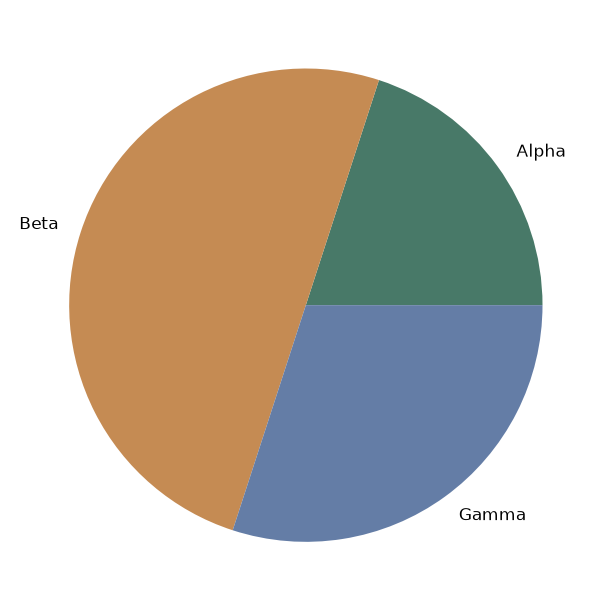

Python code for this plot:
# Tuyan deterministic figure renderer v1; values are immutable source data.
import json
import math
import numpy as np
import matplotlib
matplotlib.use('Agg')
import matplotlib.pyplot as plt
from matplotlib.patches import Circle
from matplotlib.colors import ListedColormap, BoundaryNorm
d = json.loads("{\"type\":\"pie\",\"rows\":[{\"label\":\"Alpha\",\"value\":2},{\"label\":\"Beta\",\"value\":5},{\"label\":\"Gamma\",\"value\":3}],\"units\":{\"value\":\"dimensionless\",\"x\":\"dimensionless\",\"y\":\"dimensionless\",\"size\":\"dimensionless\",\"low\":\"dimensionless\",\"high\":\"dimensionless\",\"start\":\"dimensionless\",\"end\":\"dimensionless\",\"effect\":\"dimensionless\",\"p\":\"dimensionless\",\"mean\":\"dimensionless\",\"fpr\":\"dimensionless\",\"tpr\":\"dimensionless\",\"recall\":\"dimensionless\",\"precision\":\"dimensionless\",\"predicted\":\"dimensionless\",\"observed\":\"dimensionless\",\"count\":\"dimensionless\",\"a\":\"dimensionless\",\"b\":\"dimensionless\",\"se\":\"dimensionless\",\"u\":\"dimensionless\",\"v\":\"dimensionless\",\"time\":\"dimensionless\",\"event\":\"dimensionless\"},\"options\":{\"bandwidth\":0.5,\"bins\":5,\"nullValue\":0,\"initialValue\":0,\"levels\":[0.5,1,1.5]},\"analysis\":{\"method\":\"pca\",\"description\":\"Synthetic precomputed QA values; not a statistical analysis of research data.\",\"pKind\":\"p\"},\"variants\":[],\"pixels\":1024,\"plotStyle\":{\"width\":9,\"height\":6,\"fontSize\":12}}")
r, kind, opt = d['rows'], d['type'], d['options']
plt.rcParams.update({'font.size':d['plotStyle']['fontSize']})
fig, ax = plt.subplots(figsize=(d['plotStyle']['width'], d['plotStyle']['height']), layout='constrained')
fig.set_facecolor('white')
fig._tuyan_target_pixels = d['pixels']
colors = ['#487968','#c58b53','#647da6','#a77592','#a5a659']
labels = [str(row.get('label',i+1)) for i,row in enumerate(r)]
unit = d['units']
def col(name):
    return np.array([row[name] for row in r], dtype=float)
def grouped():
    names = list(dict.fromkeys([str(row.get('group','Data')) for row in r]))
    return names, [np.array([row['value'] for row in r if str(row.get('group','Data')) == name], dtype=float) for name in names]
def density(values):
    # User-specified positive bandwidth; no concealed automatic inference.
    bw=float(opt['bandwidth'])
    grid=np.linspace(float(min(values))-3*bw,float(max(values))+3*bw,256)
    z=(grid[:,None]-values[None,:])/bw
    return grid,np.exp(-0.5*z*z).mean(axis=1)/(bw*math.sqrt(2*math.pi))
if kind in ['bar','dotplot','lollipop','forest']:
    y=np.arange(len(r)); values=col('value')
    if kind=='bar':
        bars=ax.barh(y,values,color=colors[0]); assert np.allclose([b.get_width() for b in bars],values)
    elif kind=='lollipop':
        ax.hlines(y,0,values,color=colors[0]); ax.scatter(values,y,color=colors[0])
    elif kind=='forest':
        ax.errorbar(values,y,xerr=np.vstack([values-col('low'),col('high')-values]),fmt='o',color=colors[0],capsize=3)
        ax.axvline(float(opt['nullValue']),color='#969e96',linestyle='--')
    else: ax.scatter(values,y,color=colors[0])
    ax.set_yticks(y,labels);ax.invert_yaxis();ax.set_xlabel(unit['value'])
elif kind in ['dumbbell','gantt']:
    y=np.arange(len(r));start,end=col('start'),col('end')
    if kind=='gantt': ax.barh(y,end-start,left=start,color=colors[0])
    else:
        ax.hlines(y,start,end,color='#9da99e');ax.scatter(start,y,label=opt.get('startLabel','Start'),color=colors[0]);ax.scatter(end,y,label=opt.get('endLabel','End'),color=colors[1]);ax.legend()
    ax.set_yticks(y,labels);ax.invert_yaxis();ax.set_xlabel(unit['start'])
elif kind=='waterfall':
    values=col('value');start=float(opt['initialValue'])+np.r_[0,np.cumsum(values)[:-1]]
    ax.bar(np.arange(len(r)),values,bottom=start,color=[colors[0] if v>=0 else colors[1] for v in values]);ax.set_xticks(np.arange(len(r)),labels,rotation=30);ax.set_ylabel(unit['value']);ax.axhline(0,color='#adb3a9')
elif kind=='histogram':
    values=col('value');counts,edges=np.histogram(values,bins=opt['bins'])
    assert int(counts.sum())==len(values)
    artists=ax.bar(edges[:-1],counts,width=np.diff(edges),align='edge',color=colors[0],edgecolor='white')
    assert np.allclose([p.get_height() for p in artists],counts)
    ax.set_xlabel(unit['value']);ax.set_ylabel('Count')
elif kind=='stripplot':
    names,groups=grouped()
    for i,values in enumerate(groups):ax.scatter(np.full(len(values),i),values,color=colors[i%len(colors)],s=22,alpha=.7)
    ax.set_xticks(np.arange(len(names)),names);ax.set_ylabel(unit['value'])
elif kind in ['boxplot','violin','raincloud','density','ridgeline']:
    names,groups=grouped()
    if kind=='boxplot': ax.boxplot(groups,whis=1.5,showfliers=True);ax.set_xticks(np.arange(len(names))+1,names);ax.set_ylabel(unit['value'])
    elif kind=='violin':
        # bw_method is explicit to avoid a hidden bandwidth choice.
        ax.violinplot(groups,showmeans=False,showmedians=True,bw_method=float(opt['bandwidth']));ax.set_xticks(np.arange(len(names))+1,names);ax.set_ylabel(unit['value'])
    else:
        for i,values in enumerate(groups):
            grid,pdf=density(values); color=colors[i%len(colors)]
            if kind=='density': ax.plot(grid,pdf,color=color,label=names[i])
            else:
                base=float(i);scale=0.65/max(pdf) if max(pdf)>0 else 1
                ax.fill_between(grid,base,base+pdf*scale,color=color,alpha=0.45)
                if kind=='raincloud':
                    ax.scatter(values,np.full(len(values),base-0.15),color=color,s=15)
                    ax.boxplot([values],positions=[base-0.35],vert=False,widths=.15,whis=1.5,manage_ticks=False)
        ax.set_xlabel(unit['value'])
        if kind=='density':ax.set_ylabel('Density');ax.legend()
        else:ax.set_yticks(np.arange(len(names)),names)
elif kind=='ecdf':
    values=np.sort(col('value')); p=np.arange(1,len(values)+1)/len(values)
    line=ax.step(values,p,where='post',color=colors[0])[0];assert np.allclose(line.get_ydata(),p)
    ax.set_xlabel(unit['value']);ax.set_ylabel('Cumulative proportion');ax.set_ylim(0,1)
elif kind in ['line','area','scatter','bubble','ordination','ma_plot','volcano','roc','pr_curve','calibration','bland_altman','funnel_meta']:
    xname,yname='x','y'
    if kind=='ma_plot':xname,yname='mean','effect'
    if kind=='roc':xname,yname='fpr','tpr'
    if kind=='pr_curve':xname,yname='recall','precision'
    if kind=='calibration':xname,yname='predicted','observed'
    if kind=='funnel_meta':xname,yname='effect','se'
    if kind=='volcano':x=col('effect');y=-np.log10(col('p'));xlabel='Effect ('+unit['effect']+')';ylabel='-log10('+d['analysis']['pKind']+')'
    elif kind=='bland_altman':
        a,b=col('a'),col('b');x=(a+b)/2;y=a-b;bias=np.mean(y);sd=np.std(y,ddof=1)
        for line,label in [(bias,'Mean difference'),(bias-1.96*sd,'Lower agreement limit'),(bias+1.96*sd,'Upper agreement limit')]:ax.axhline(line,color='#9a9f96',linestyle='--',label=label)
        ax.legend(fontsize=8);xlabel='Mean ('+unit['a']+')';ylabel='A - B ('+unit['a']+')'
    else:x,y=col(xname),col(yname);xlabel=xname+' ('+unit[xname]+')';ylabel=yname+' ('+unit[yname]+')'
    if kind in ['line','area','roc','pr_curve','calibration']:
        order=np.lexsort((y,x)) if kind=='roc' else np.argsort(x,kind='stable');x,y=x[order],y[order]
        artist=ax.plot(x,y,color=colors[0],marker='o',markersize=3)[0];assert np.allclose(artist.get_ydata(),y)
        if kind=='area':ax.fill_between(x,0,y,color=colors[0],alpha=.25)
    else:
        artist=ax.scatter(x,y,s=col('size')*float(opt.get('areaScale',20)) if kind=='bubble' else 26,color=colors[0]);assert np.allclose(artist.get_offsets(),np.column_stack([x,y]))
    ax.set_xlabel(xlabel);ax.set_ylabel(ylabel)
    if kind=='bubble':
        handles,legend_labels=artist.legend_elements(prop='sizes',num=3,func=lambda size:size/float(opt.get('areaScale',20)))
        ax.legend(handles,legend_labels,title='Area ('+unit['size']+')',fontsize=8)
    if kind in ['roc','calibration']:ax.plot([0,1],[0,1],linestyle='--',color='#adb3a9');ax.set_xlim(0,1);ax.set_ylim(0,1)
    if kind=='pr_curve':ax.set_xlim(0,1);ax.set_ylim(0,1)
    if kind=='funnel_meta':ax.invert_yaxis()
    if kind=='ordination':ax.text(.01,1.02,d['analysis']['method'].upper(),transform=ax.transAxes,fontsize=10)
elif kind in ['heatmap','adjacency_matrix','correlation_matrix','confusion_matrix','bubble_matrix','binary_matrix']:
    names_y=list(dict.fromkeys([str(row['row']) for row in r]));names_x=list(dict.fromkeys([str(row['column']) for row in r]))
    matrix=np.full((len(names_y),len(names_x)),np.nan)
    for row in r:matrix[names_y.index(str(row['row'])),names_x.index(str(row['column']))]=row['value']
    if kind=='bubble_matrix':
        for row in r:ax.scatter(names_x.index(str(row['column'])),names_y.index(str(row['row'])),s=row['value']*float(opt.get('areaScale',25)),color=colors[0])
        ax.invert_yaxis()
    elif kind=='binary_matrix':
        cmap=ListedColormap(['#f1f3ed','#487968']);cmap.set_bad('#b7b9b2')
        img=ax.pcolormesh(np.arange(len(names_x)+1)-.5,np.arange(len(names_y)+1)-.5,matrix,cmap=cmap,norm=BoundaryNorm([-.5,.5,1.5],2),shading='flat');ax.invert_yaxis();fig.colorbar(img,ax=ax,ticks=[0,1],label='0 absent / 1 present; grey missing')
        assert np.allclose(img.get_array(),matrix,equal_nan=True)
    else:
        img=ax.pcolormesh(np.arange(len(names_x)+1)-.5,np.arange(len(names_y)+1)-.5,matrix,cmap='RdBu_r' if kind=='correlation_matrix' else 'viridis',vmin=-1 if kind=='correlation_matrix' else None,vmax=1 if kind=='correlation_matrix' else None,shading='flat');ax.invert_yaxis();fig.colorbar(img,ax=ax,label=unit['value'])
        assert np.allclose(img.get_array(),matrix,equal_nan=True)
    ax.set_xticks(np.arange(len(names_x)),names_x,rotation=40,ha='right');ax.set_yticks(np.arange(len(names_y)),names_y)
    if kind=='confusion_matrix':ax.set_xlabel('Predicted class');ax.set_ylabel('True class')
elif kind=='pie':
    values=col('value');wedges,_=ax.pie(values,labels=labels,colors=colors,normalize=True)
    assert np.allclose([(w.theta2-w.theta1)/360 for w in wedges],values/sum(values),atol=1e-6)
elif kind=='rose':
    fig.delaxes(ax);ax=fig.add_subplot(111,projection='polar');values=col('value');theta=np.arange(len(r))*2*np.pi/len(r)
    ax.bar(theta,np.sqrt(values),width=2*np.pi/len(r),color=colors[0],edgecolor='white');ax.set_xticks(theta,labels);ax.set_ylabel('Radius = sqrt(value)')
elif kind in ['gene_track','protein_domain']:
    start,end=col('start'),col('end');ax.barh(np.arange(len(r)),end-start,left=start,color=colors[0]);ax.set_yticks(np.arange(len(r)),labels);ax.set_xlabel(unit['start']);ax.invert_yaxis()
elif kind=='vector_field':
    artist=ax.quiver(col('x'),col('y'),col('u'),col('v'),angles='xy',scale_units='xy',scale=1,color=colors[0]);ax.set_xlabel(unit['x']);ax.set_ylabel(unit['y']);ax.set_aspect('equal')
elif kind=='contour':
    xs=np.unique(col('x'));ys=np.unique(col('y'));z=np.full((len(ys),len(xs)),np.nan)
    for row in r:z[list(ys).index(row['y']),list(xs).index(row['x'])]=row['value']
    cs=ax.contour(xs,ys,z,levels=opt['levels'])
    for label in ax.clabel(cs,inline=False,fontsize=8):label.set_bbox({'facecolor':'white','edgecolor':'none','pad':1})
    ax.set_xlabel(unit['x']);ax.set_ylabel(unit['y'])
elif kind=='kaplan_meier':
    names=list(dict.fromkeys([str(row.get('group','Data')) for row in r]))
    for i,name in enumerate(names):
        data=[row for row in r if str(row.get('group','Data'))==name];times=sorted(set(row['time'] for row in data));xs=[0.];ys=[1.];s=1.
        for t in times:
            risk=sum(row['time']>=t for row in data);events=sum(row['time']==t and row['event']==1 for row in data)
            s=s*(1-events/risk);xs.append(t);ys.append(s)
            cens=sum(row['time']==t and row['event']==0 for row in data)
            if cens:ax.plot(t,s,marker='+',color=colors[i%len(colors)])
        ax.step(xs,ys,where='post',label=name,color=colors[i%len(colors)])
    ax.set_ylim(0,1.03);ax.set_ylabel('Survival probability (no CI estimated)');ax.set_xlabel(unit['time']);ax.legend()
elif kind in ['venn','upset']:
    names=[row['set'] for row in r];sets=[set(row['members']) for row in r];members=set().union(*sets);counts={}
    for item in members:
        mask=tuple(item in s for s in sets);counts[mask]=counts.get(mask,0)+1
    if kind=='venn':
        for x,color,name in [(0.4,colors[0],names[0]),(.65,colors[1],names[1])]:ax.add_patch(Circle((x,.5),.23,facecolor=color,alpha=.25));ax.text(x,.78,name,ha='center')
        for x,key in [(.29,(True,False)),(.525,(True,True)),(.76,(False,True))]:ax.text(x,.5,str(counts.get(key,0)),ha='center')
        ax.set_xlim(0,1.05);ax.set_ylim(0,1);ax.set_aspect('equal');ax.axis('off');ax.text(.5,.1,'Areas are schematic; labels show exact counts',ha='center',fontsize=8)
    else:
        masks=sorted(counts,key=lambda m:(-counts[m],m));ax.bar(np.arange(len(masks)),[counts[m] for m in masks],color=colors[0]);ax.set_xticks(np.arange(len(masks)),[' & '.join(names[i] for i,v in enumerate(m) if v) for m in masks],rotation=35,ha='right');ax.set_ylabel('Exclusive intersection size')
        # Membership matrix below bars is necessary to distinguish UpSet from a bar chart.
        matrix_ax=ax.inset_axes([0,-.48,1,.27]);matrix_ax.set_xlim(-.5,len(masks)-.5)
        for j,m in enumerate(masks):
            ys=[i for i,v in enumerate(m) if v];matrix_ax.plot([j]*len(ys),ys,color=colors[0]);matrix_ax.scatter([j]*len(names),np.arange(len(names)),color=[colors[0] if v else '#dde1d8' for v in m])
        matrix_ax.set_yticks(np.arange(len(names)),names);matrix_ax.set_xticks([]);matrix_ax.invert_yaxis()

checks={}
computed={}
def audit(name,actual,expected,atol=1e-8):
    a=np.asarray(actual,dtype=float);e=np.asarray(expected,dtype=float)
    assert a.shape==e.shape and np.allclose(a,e,rtol=1e-7,atol=atol,equal_nan=True), 'Numeric artist mismatch: '+name
    mask=np.isfinite(a)&np.isfinite(e)
    error=float(np.max(np.abs(a[mask]-e[mask]))) if np.any(mask) else 0.
    checks[name]={'count':int(a.size),'absoluteError':error,'passed':True}
if kind=='bar':audit('bar_widths',[p.get_width() for p in ax.patches],col('value'))
elif kind in ['dotplot','lollipop']:audit('point_values',ax.collections[-1].get_offsets()[:,0],col('value'))
elif kind=='forest':
    audit('point_estimates',ax.lines[0].get_xdata(),col('value'))
    audit('intervals',np.array(ax.collections[0].get_segments())[:,:,0],np.column_stack([col('low'),col('high')]))
elif kind=='dumbbell':
    audit('start_points',ax.collections[1].get_offsets()[:,0],col('start'));audit('end_points',ax.collections[2].get_offsets()[:,0],col('end'))
elif kind=='gantt':
    audit('interval_start',[p.get_x() for p in ax.patches],col('start'));audit('interval_width',[p.get_width() for p in ax.patches],col('end')-col('start'))
elif kind=='waterfall':
    audit('increments',[p.get_height() for p in ax.patches],col('value'));audit('cumulative_baselines',[p.get_y() for p in ax.patches],float(opt['initialValue'])+np.r_[0,np.cumsum(col('value'))[:-1]])
    computed['cumulativeValues']=(float(opt['initialValue'])+np.cumsum(col('value'))).tolist()
elif kind=='histogram':
    audit('bin_heights',[p.get_height() for p in ax.patches],counts);audit('total_count',[sum(p.get_height() for p in ax.patches)],[len(r)]);computed['binEdges']=edges.tolist();computed['binCounts']=counts.tolist()
elif kind=='stripplot':
    for i,values in enumerate(groups):audit('observations_'+str(i),ax.collections[i].get_offsets()[:,1],values)
elif kind=='boxplot':
    for i,values in enumerate(groups):audit('median_'+str(i),ax.lines[i*7+5].get_ydata(),[np.median(values)]*2)
elif kind=='violin':
    medians=ax.collections[-1].get_segments();audit('medians',[x[0,1] for x in medians],[np.median(v) for v in groups])
elif kind in ['density','ridgeline','raincloud']:
    computed['bandwidth']=float(opt['bandwidth']);computed['groupSizes']=[len(v) for v in groups]
    for i,values in enumerate(groups):
        grid,pdf=density(values)
        if kind=='density':audit('density_'+str(i),ax.lines[i].get_ydata(),pdf)
        else:
            top=np.column_stack([grid,i+pdf*(.65/max(pdf))]);bottom=np.column_stack([grid,np.full(len(grid),i)])
            expected=np.vstack([top[0],bottom,top[-1],top[::-1],top[0]])
            audit('density_polygon_'+str(i),ax.collections[i*(2 if kind=='raincloud' else 1)].get_paths()[0].vertices,expected)
        if kind=='raincloud':audit('observations_'+str(i),ax.collections[i*2+1].get_offsets()[:,0],values)
elif kind=='ecdf':
    audit('ecdf_sorted_values',ax.lines[0].get_xdata(),np.sort(col('value')));audit('ecdf_probability',ax.lines[0].get_ydata(),np.arange(1,len(r)+1)/len(r))
elif kind in ['line','area','roc','pr_curve','calibration']:audit('plotted_xy',np.column_stack([artist.get_xdata(),artist.get_ydata()]),np.column_stack([x,y]))
elif kind in ['scatter','bubble','ordination','ma_plot','volcano','bland_altman','funnel_meta']:
    audit('point_coordinates',artist.get_offsets(),np.column_stack([x,y]))
    if kind=='bubble':audit('marker_area',artist.get_sizes(),col('size')*float(opt.get('areaScale',20)))
    if kind=='volcano':computed['negativeLog10P']=y.tolist()
    if kind=='bland_altman':
        audit('agreement_limits',[ln.get_ydata()[0] for ln in ax.lines[:3]],[bias,bias-1.96*sd,bias+1.96*sd]);computed.update({'meanDifference':float(bias),'sampleSdDifference':float(sd),'limits':[float(bias-1.96*sd),float(bias+1.96*sd)]})
elif kind in ['heatmap','adjacency_matrix','correlation_matrix','confusion_matrix','binary_matrix']:audit('matrix_cells',img.get_array(),matrix);computed['missingCells']=int(np.isnan(matrix).sum())
elif kind=='bubble_matrix':audit('marker_areas',[c.get_sizes()[0] for c in ax.collections],col('value')*float(opt.get('areaScale',25)))
elif kind=='pie':audit('angular_proportions',[(w.theta2-w.theta1)/360 for w in wedges],col('value')/sum(col('value')),1e-6)
elif kind=='rose':audit('area_proportions',[p.get_height()**2 for p in ax.patches],col('value'))
elif kind=='vector_field':audit('vectors',np.column_stack([artist.U,artist.V]),np.column_stack([col('u'),col('v')]))
elif kind=='contour':
    audit('contour_levels',cs.levels,opt['levels'])
    for level,path in zip(cs.levels,cs.get_paths()):
        points=path.vertices
        if len(points)==0:continue
        assert np.all(points[:,0]>=xs[0]) and np.all(points[:,0]<=xs[-1]) and np.all(points[:,1]>=ys[0]) and np.all(points[:,1]<=ys[-1]), 'Contour outside data grid'
        ix=np.clip(np.searchsorted(xs,points[:,0],side='right')-1,0,len(xs)-2);iy=np.clip(np.searchsorted(ys,points[:,1],side='right')-1,0,len(ys)-2)
        tx=(points[:,0]-xs[ix])/(xs[ix+1]-xs[ix]);ty=(points[:,1]-ys[iy])/(ys[iy+1]-ys[iy])
        interpolated=(1-tx)*(1-ty)*z[iy,ix]+tx*(1-ty)*z[iy,ix+1]+(1-tx)*ty*z[iy+1,ix]+tx*ty*z[iy+1,ix+1]
        audit('contour_vertices_'+str(float(level)),interpolated,np.full(len(points),level))
    computed['gridShape']=list(z.shape)
elif kind=='kaplan_meier':
    survival_lines=[ln for ln in ax.lines if ln.get_drawstyle()=='steps-post']
    for i,name in enumerate(names):
        data=[row for row in r if str(row.get('group','Data'))==name];prob=1.;expected=[1.]
        for t in sorted(set(row['time'] for row in data)):
            prob*=1-sum(row['time']==t and row['event']==1 for row in data)/sum(row['time']>=t for row in data);expected.append(prob)
        audit('survival_'+str(i),survival_lines[i].get_ydata(),expected)
        computed[name]={'survival':expected}
elif kind=='venn':audit('intersection_labels',[float(t.get_text()) for t in ax.texts[2:5]],[counts.get((True,False),0),counts.get((True,True),0),counts.get((False,True),0)])
elif kind=='upset':audit('exclusive_intersections',[p.get_height() for p in ax.patches],[counts[m] for m in masks]);audit('union_size',[sum(p.get_height() for p in ax.patches)],[len(members)])
assert checks, 'Missing numeric audit for '+kind
fig._tuyan_validation={'typeId':kind,'checks':checks,'computations':computed,'analysis':d['analysis'],'suppliedFields':list(r[0]),'dataSourcePolicy':'User supplied values; artist checks do not establish source authenticity or study validity.'}

for collection in fig.findobj(matplotlib.collections.Collection):collection.set_rasterized(False)
for spine in ['top','right']:
    if spine in ax.spines: ax.spines[spine].set_visible(False)
